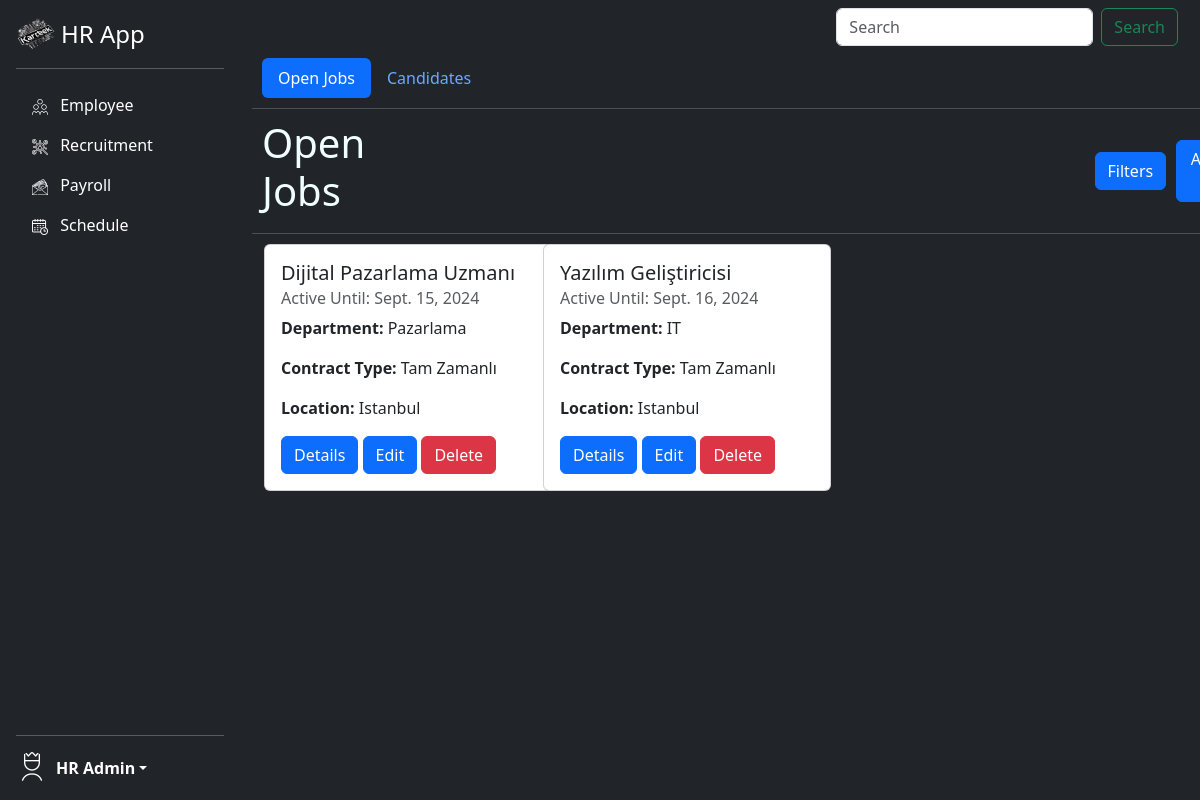
Screenshot of /hr_app/jobs with the database file from the repository.
### hr_app/models.py (models this page shows, shortened)
class Recruitment(models.Model):
    job_title = models.CharField(max_length=100)
    job_type = models.CharField(max_length=100)
    description = models.TextField()
    requirements = models.TextField()
    active_until = models.DateField()
    department = models.CharField(max_length=100)
    contract_type = models.CharField(max_length=100)
    location = models.CharField(max_length=100)

### hr_app/views.py (the view)
# urls.py: path("jobs",views.jobview, name="jobs"),
def jobview(request):
    jobs = Recruitment.objects.all()
    return render(request,"jobs.html",{"jobs":jobs})

### hr_app/templates/jobs.html (shortened to what this page needs)
{% extends "base.html" %}
{% block content %}
<div class="container fixed-top " style="max-height: 80vh; overflow-y: auto; margin-left: 20%; margin-top: 4%;">
<nav class=" nav nav-pills navbar-expand-lg bg-dark border-bottom border-body" data-bs-theme="dark" style="color: azure;
padding: 10px;">
    <a href="{% url 'hr_app:jobs' %}" class="nav-link active" aria-current="page"> Open Jobs</a>
    <a href="{% url 'hr_app:candidates' %}" class="nav-link"> Candidates</a>
  </nav>
  <nav class="navbar navbar-expand-lg bg-dark border-bottom border-body" data-bs-theme="dark" style="padding: 10px; color: azure;">
    <h1 style="margin-right: 63%;"> Open Jobs</h1>
    <button type="button" class="btn btn-primary" data-bs-toggle="modal" data-bs-target="#exampleModal" style="margin-right:10px;">
      Filters
    </button>
    <a class="btn btn-primary" href="{% url 'hr_app:addjob' %}" role="button" style="margin-right: 10px;">Add New Job</a>
  </nav>
  <div class="container" style="margin-top: 10px;">
    <div class="row row-cols-4">
        {% for job in jobs  %}
      <div class="col">
        <div class="card" style="width: 18rem;">
            <div class="card-body">
              <h5 class="card-title"> {{job.job_title}} </h5>
              <h6 class="card-subtitle mb-2 text-body-secondary">Active Until: {{job.active_until}} </h6>
              <p class="card-text"> <b>Department:</b> {{job.department}}</p>
              <p class="card-text"> <b>Contract Type:</b> {{job.contract_type}}</p>
              <p class="card-text"> <b>Location:</b> {{job.location}}</p>
              <a href="#" class="btn btn-primary" role="button">Details</a>
              <a href="#" class="btn btn-primary" role="button">Edit</a>
              <a href="#" class="btn btn-danger" role="button">Delete</a>
            </div>
          </div>
      </div>
        {% endfor %}
    </div>
  </div>
</div>
{% endblock %}

### rows the page displays
Recruitment: job_title "Dijital Pazarlama Uzmanı", active_until "Sept. 15, 2024", department "Pazarlama", contract_type "Tam Zamanlı", location "Istanbul"
Recruitment: job_title "Yazılım Geliştiricisi", active_until "Sept. 16, 2024", department "IT", contract_type "Tam Zamanlı", location "Istanbul"
